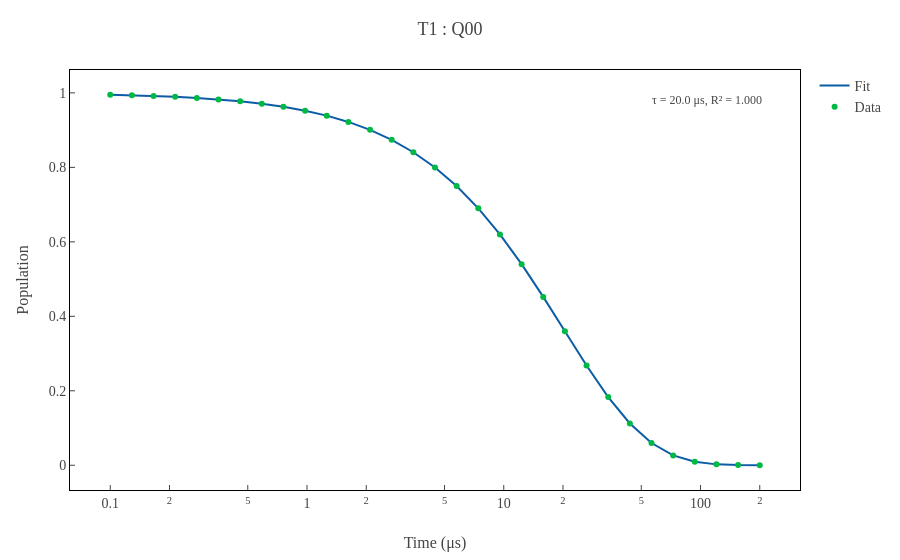
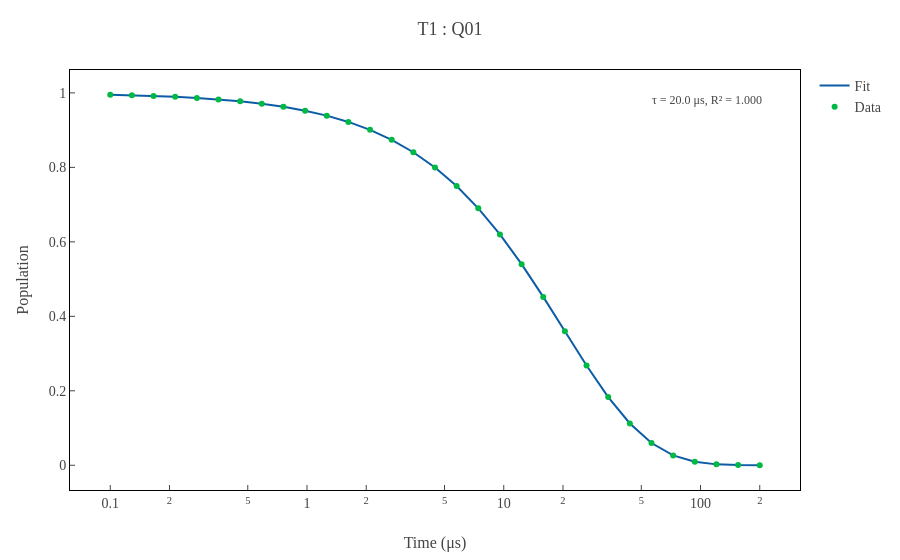
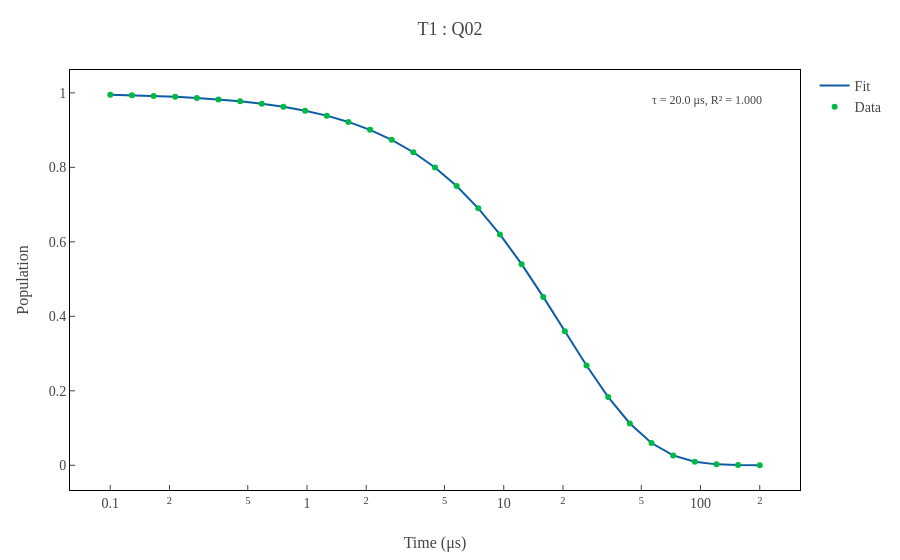
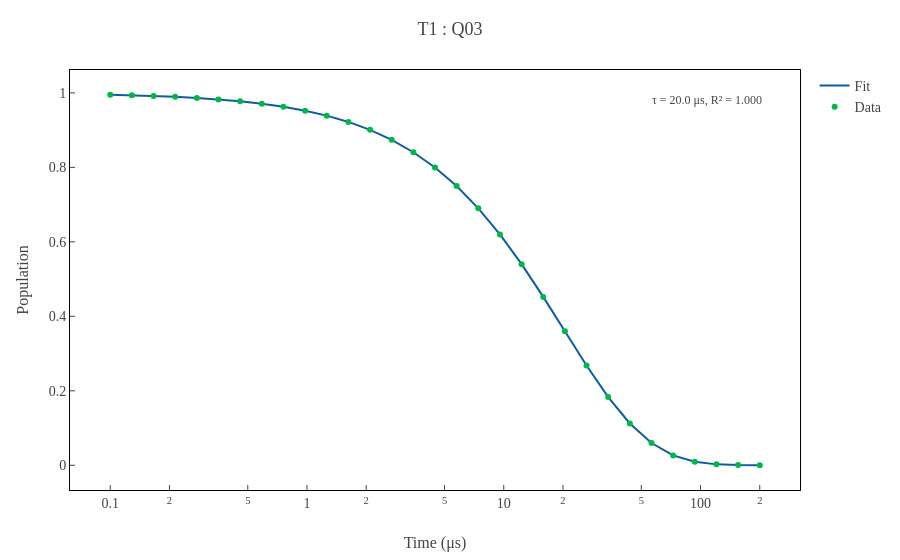

The cell these charts' notebook holds for them, in order:
### Markdown cell above
## 5. Run the T1 experiment

Sweep a long wait range on a logarithmic grid to extract the energy-relaxation time.

Here `np.geomspace(100, 200e3, 31)` means a delay sweep from 100 ns to 200 us with logarithmic spacing. This covers both the short-time region where the signal still starts near its initial value and the long-time tail where the excited-state population has mostly decayed, so T1 can be estimated without oversampling only the slow end.

### Code cell
t1_result = exp.t1_experiment(
    exp.qubit_labels,
    time_range=np.geomspace(100, 200e3, 31),
    plot=False,
    save_image=True,
)

display_experiment_result(t1_result)
